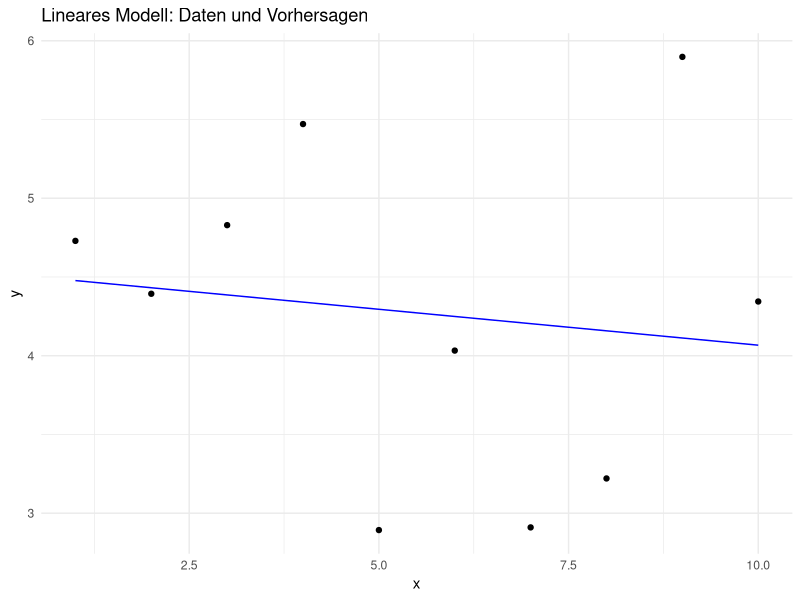

This figure's R source: (Note: this script raises an error after producing the figure.)
# Einfaches R-Skript für GitHub Actions mit Tidyverse

# Installiere Abhängigkeiten
install.packages(c("curl", "systemfonts", "textshaping", "httr", "gargle", "ragg", "googledrive", "rvest", "googlesheets4"))
install.packages("tidyverse")

# Lade Bibliotheken
library(tidyverse) # Enthält ggplot2, dplyr und andere nützliche Pakete

# Print Informationen zur R-Version
print("R-Version Information:")
print(R.version)

# Erstelle einen einfachen Datensatz
daten <- tibble(
  x = 1:10,
  y = rnorm(10, mean = 5, sd = 1.5)
)

# Berechne einige Statistiken
print("Deskriptive Statistik:")
daten %>%
  summarise(
    mean_y = mean(y),
    sd_y = sd(y),
    min_y = min(y),
    max_y = max(y)
  ) %>%
  print()

# Erstelle ein einfaches lineares Modell
modell <- lm(y ~ x, data = daten)
print("Lineares Modell Zusammenfassung:")
print(summary(modell))

# Erzeuge eine Ausgabedatei mit den Ergebnissen
ergebnisse <- tibble(
  x_wert = seq(1, 10, 0.5)
) %>%
  mutate(vorhersage = predict(modell, newdata = tibble(x = x_wert)))

# Speichere die Ergebnisse
write_csv(ergebnisse, "ergebnisse.csv")
print("Ergebnisse wurden in 'ergebnisse.csv' gespeichert.")

# Visualisierung der Daten und des Modells
daten %>%
  ggplot(aes(x = x, y = y)) +
  geom_point() +
  geom_line(data = ergebnisse, aes(x = x_wert, y = vorhersage), color = "blue") +
  ggtitle("Lineares Modell: Daten und Vorhersagen") +
  theme_minimal() +
  ggsave("modell_visualisierung.png")
print("Die Visualisierung wurde als 'modell_visualisierung.png' gespeichert.")

# Residuenanalyse
residuen <- resid(modell)
tibble(x = daten$x, residuen = residuen) %>%
  ggplot(aes(x = x, y = residuen)) +
  geom_point() +
  geom_hline(yintercept = 0, color = "red") +
  ggtitle("Residuenplot") +
  theme_minimal() +
  ggsave("residuen_visualisierung.png")
print("Residuen-Visualisierung wurde als 'residuen_visualisierung.png' gespeichert.")

# Automatische Überprüfung der Modellgüte
if(summary(modell)$r.squared < 0.8) {
  print("Warnung: Modellgüte (R²) ist unter 0.8!")
}

# Erweiterung: Komplexeres Modell mit einer zusätzlichen Variable
daten <- daten %>%
  mutate(z = rnorm(10, mean = 3, sd = 1))
modell_erweitert <- lm(y ~ x + z, data = daten)
print("Erweitertes Modell Zusammenfassung:")
print(summary(modell_erweitert))

# Modellzusammenfassung speichern
sink("modell_zusammenfassung.txt")
print(summary(modell))
sink()

# Hinweis
print("Die erweiterten Analysen und Ergebnisse wurden gespeichert.")
